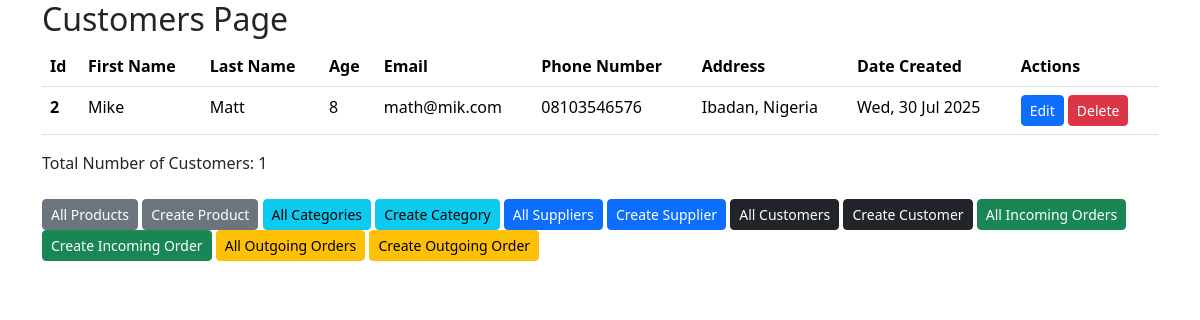
The app's page /customers/ with its own data.
### customers/models.py (models this page shows, shortened)
class Customer(models.Model):
    first_name = models.CharField(max_length=100)
    last_name = models.CharField(max_length=100, null=True, blank=True)
    date_of_birth = models.DateField()
    email = models.EmailField(unique=True)
    phone_number = models.CharField(max_length=50)
    address = models.CharField(max_length=150)
    date_created = models.DateTimeField(auto_now_add=True)
    @property
    def age(self):
        current_date = date.today()
        return relativedelta(current_date, self.date_of_birth).years

### customers/views.py (the view)
# urls.py: path("", CustomerListView.as_view(), name="list_customers"),
class CustomerListView(ListView):
    model = Customer
    context_object_name = "customers"
    template_name = 'Customers/Customer_list.html'

### templates/customers/customer_list.html
{% extends "base.html" %}
{% block content %}
{% if customers %}
<marquee behavior="" direction=""><h2>Customers Page</h2></marquee>
<div class="product-wrapper overflow-x-auto">
    <table class="table table-hover ">
   <thead>
    <tr>
     <th scope="col">Id</th>
      <th scope="col">First Name</th>
      <th scope="col">Last Name</th>
      <th scope="col" class="text-nowrap">Age</th>
      <th scope="col" class="text-nowrap">Email</th>
      <th scope="col" class="text-nowrap">Phone Number</th>
      <th scope="col" class="text-nowrap">Address</th>
      <th scope="col" class="text-nowrap">Date Created</th>
      <th scope="col" >Actions</th>
    </tr>
   </thead>
   <tbody>
    {% for customer in customers %}
    <tr>
      <th scope="row">{{customer.id}}</th>
      <td class="text-nowrap">{{customer.first_name}}</td>
      <td class="text-nowrap">{{customer.last_name}}</td>
      <td class="text-nowrap">{{customer.age}}</td>
      <td class="text-nowrap">{{customer.email}}</td>
      <td class="text-nowrap">{{customer.phone_number}}</td>
      <td class="text-nowrap">{{customer.address}}</td>
      <td class="text-nowrap">{{customer.date_created|date:"D, d M Y"}}</td>
      <td class="actions text-nowrap">
        <a class="btn btn-sm btn-primary" href="{% url 'update_customer' customer.id %}">Edit</a>
        <a class="btn btn-sm btn-danger" href="{% url 'delete_customer' customer.id %}">Delete</a>
      </td>
    </tr>
    {% endfor %}
    </tbody>
    </table>
</div>
<div class="success">Total Number of Customers: {{customers|length}}</div>
{% else %}
<div class="isempty">
    <h2>Oops!</h2>
    No any customer here!
</div>
{% endif %}
{% endblock content %}

### records on screen
Customer: id "2", first_name "Mike", last_name "Matt", age "8", email "math@mik.com", phone_number "08103546576", address "Ibadan, Nigeria", date_created "Wed, 30 Jul 2025"

### other values on screen
{{ customers|length }} "1"
